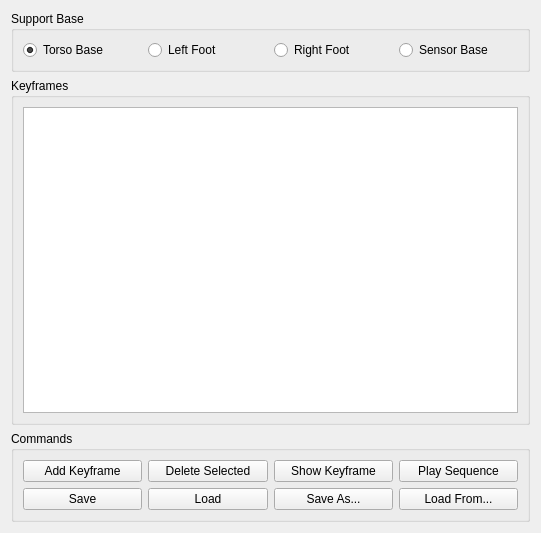
<?xml version="1.0" encoding="UTF-8"?>
<ui version="4.0">
 <class>KeyframeWidget</class>
 <widget class="QWidget" name="KeyframeWidget">
  <property name="geometry">
   <rect>
    <x>0</x>
    <y>0</y>
    <width>541</width>
    <height>533</height>
   </rect>
  </property>
  <property name="windowTitle">
   <string>Form</string>
  </property>
  <layout class="QGridLayout" name="gridLayout">
   <item row="0" column="0">
    <widget class="QGroupBox" name="groupBox_3">
     <property name="title">
      <string>Support Base</string>
     </property>
     <layout class="QHBoxLayout" name="horizontalLayout_4">
      <item>
       <widget class="QRadioButton" name="rdoTorso">
        <property name="toolTip">
         <string>Use a virtual base 200mm below the torso with no rotations relative to the torso to compute the origin point.</string>
        </property>
        <property name="text">
         <string>Torso Base</string>
        </property>
        <property name="checked">
         <bool>true</bool>
        </property>
       </widget>
      </item>
      <item>
       <widget class="QRadioButton" name="rdoLeftFoot">
        <property name="toolTip">
         <string>Use the left foot to compute the origin point.</string>
        </property>
        <property name="text">
         <string>Left Foot</string>
        </property>
       </widget>
      </item>
      <item>
       <widget class="QRadioButton" name="rdoRightFoot">
        <property name="toolTip">
         <string>Use the right foot to compute the origin point.</string>
        </property>
        <property name="text">
         <string>Right Foot</string>
        </property>
       </widget>
      </item>
      <item>
       <widget class="QRadioButton" name="rdoSensor">
        <property name="toolTip">
         <string>Use the foot with the greatest sum of pressure readings to compute the origin point..</string>
        </property>
        <property name="text">
         <string>Sensor Base</string>
        </property>
       </widget>
      </item>
     </layout>
    </widget>
   </item>
   <item row="1" column="0">
    <widget class="QGroupBox" name="groupBox_2">
     <property name="title">
      <string>Keyframes</string>
     </property>
     <layout class="QGridLayout" name="gridLayout_3">
      <item row="0" column="0">
       <widget class="QListWidget" name="keyframeBox">
        <property name="selectionMode">
         <enum>QAbstractItemView::ExtendedSelection</enum>
        </property>
       </widget>
      </item>
     </layout>
    </widget>
   </item>
   <item row="2" column="0">
    <widget class="QGroupBox" name="groupBox">
     <property name="title">
      <string>Commands</string>
     </property>
     <layout class="QGridLayout" name="gridLayout_2">
      <item row="1" column="4">
       <widget class="QPushButton" name="btnSave">
        <property name="text">
         <string>Save</string>
        </property>
       </widget>
      </item>
      <item row="1" column="7">
       <widget class="QPushButton" name="btnLoad">
        <property name="text">
         <string>Load From...</string>
        </property>
       </widget>
      </item>
      <item row="1" column="5">
       <widget class="QPushButton" name="btnReload">
        <property name="text">
         <string>Load</string>
        </property>
       </widget>
      </item>
      <item row="1" column="6">
       <widget class="QPushButton" name="btnSaveAs">
        <property name="text">
         <string>Save As...</string>
        </property>
       </widget>
      </item>
      <item row="0" column="4" colspan="4">
       <layout class="QHBoxLayout" name="horizontalLayout">
        <item>
         <widget class="QPushButton" name="btnAdd">
          <property name="text">
           <string>Add Keyframe</string>
          </property>
         </widget>
        </item>
        <item>
         <widget class="QPushButton" name="btnDelete">
          <property name="text">
           <string>Delete Selected</string>
          </property>
         </widget>
        </item>
        <item>
         <widget class="QPushButton" name="btnShow">
          <property name="text">
           <string>Show Keyframe</string>
          </property>
         </widget>
        </item>
        <item>
         <widget class="QPushButton" name="btnPlay">
          <property name="text">
           <string>Play Sequence</string>
          </property>
         </widget>
        </item>
       </layout>
      </item>
     </layout>
    </widget>
   </item>
  </layout>
 </widget>
 <resources/>
 <connections/>
</ui>
